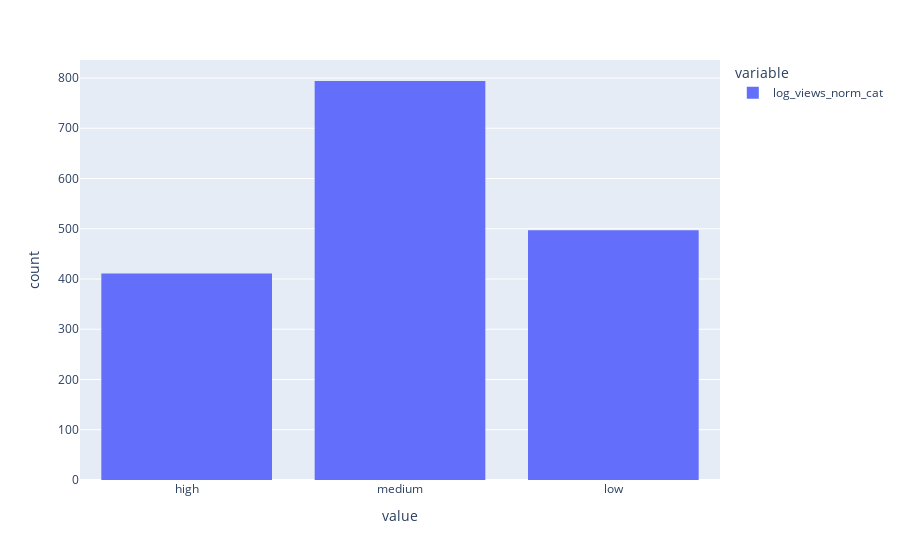
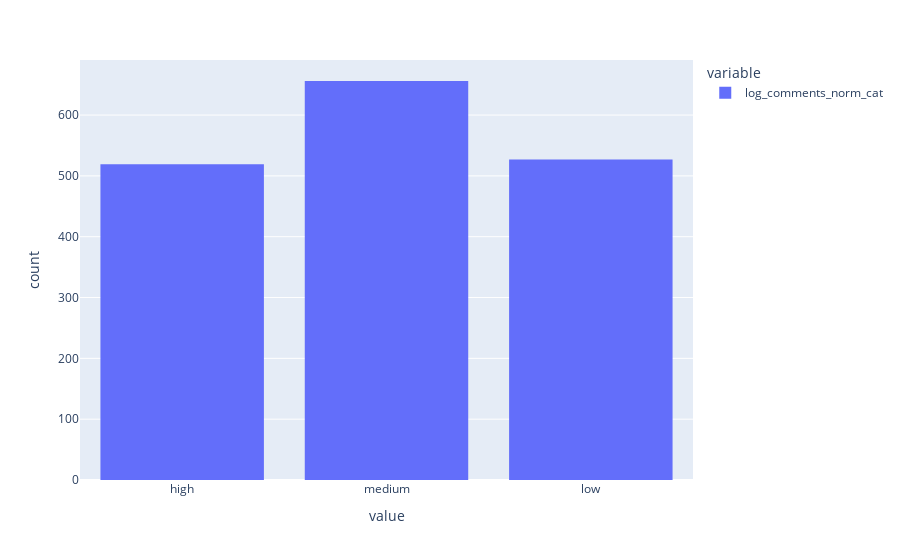
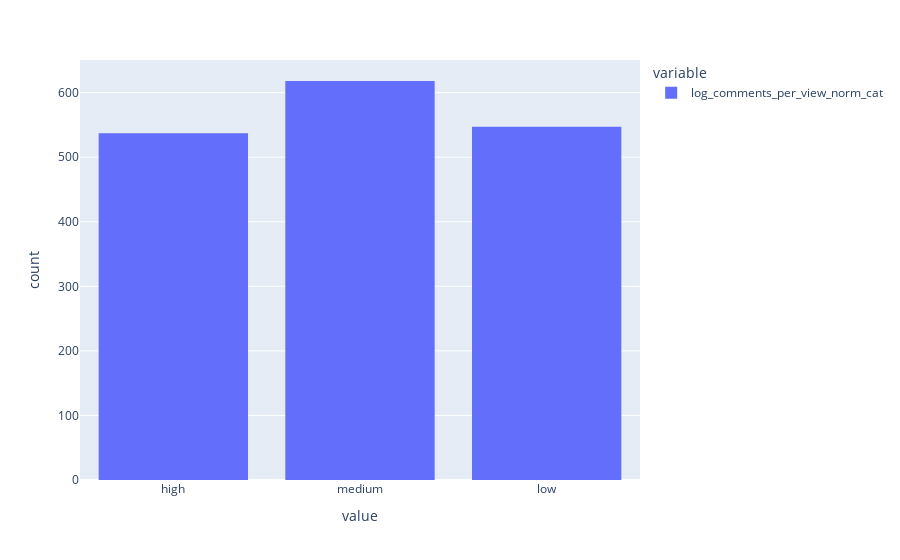

Write notebook code for charts like these, in order.
### Code cell
from functools import partial

def map_to_label(value, ranges, labels):
    if len(ranges) != len(labels):
        raise ValueError("Number of labels must be equal to the number of ranges")

    for range, label in zip(ranges, labels):
        if value >= range[0] and value <= range[1]:
            return label

    raise ValueError(f"value {value} not located between ranges: {ranges}")

views_mapping_5 = partial(map_to_label,
                          ranges=[[-np.inf, -1.5], [-1.5, -0.5], [-0.5, 0.5], [0.5, 1.5], [1.5, np.inf]],
                          labels=["very_low", "low", "medium", "high", "very_high"])

views_mapping_3 = partial(map_to_label,
                          ranges=[[-np.inf, -0.5], [-0.5, 0.5], [0.5, np.inf]],
                          labels=["low", "medium", "high"])

comments_mapping_3 = partial(map_to_label,
                          ranges=[[-np.inf, -0.5], [-0.5, 0.5], [0.5, np.inf]],
                          labels=["low", "medium", "high"])



df['log_views_norm_cat'] = df['log_views_norm'].apply(views_mapping_3)
df['log_comments_norm_cat'] = df['log_comments_norm'].apply(views_mapping_3)
df['log_comments_per_view_norm_cat'] = df['log_comments_per_view_norm'].apply(comments_mapping_3)

px.histogram(df['log_views_norm_cat']).show()
px.histogram(df['log_comments_norm_cat']).show()
px.histogram(df['log_comments_per_view_norm_cat']).show()

### Figure 1 — Plotly figure (JSON) as saved in the notebook; plotly's stock layout.template omitted (floating-point values rounded to 4 significant figures; data arrays with more than 128 entries replaced by an {"elided": "..."} marker saying what was removed)
{"data": [{"alignmentgroup": "True", "bingroup": "x", "hovertemplate": "variable=log_views_norm_cat<br>value=%{x}<br>count=%{y}<extra></extra>", "legendgroup": "log_views_norm_cat", "marker": {"color": "#636efa", "pattern": {"shape": ""}}, "name": "log_views_norm_cat", "offsetgroup": "log_views_norm_cat", "orientation": "v", "showlegend": true, "x": {"elided": "1702 str values"}, "xaxis": "x", "yaxis": "y", "type": "histogram"}], "layout": {"xaxis": {"anchor": "y", "domain": [0.0, 1.0], "title": {"text": "value"}}, "yaxis": {"anchor": "x", "domain": [0.0, 1.0], "title": {"text": "count"}}, "legend": {"title": {"text": "variable"}, "tracegroupgap": 0}, "margin": {"t": 60}, "barmode": "relative"}}

### Figure 2 — Plotly figure (JSON) as saved in the notebook; plotly's stock layout.template omitted (floating-point values rounded to 4 significant figures; data arrays with more than 128 entries replaced by an {"elided": "..."} marker saying what was removed)
{"data": [{"alignmentgroup": "True", "bingroup": "x", "hovertemplate": "variable=log_comments_norm_cat<br>value=%{x}<br>count=%{y}<extra></extra>", "legendgroup": "log_comments_norm_cat", "marker": {"color": "#636efa", "pattern": {"shape": ""}}, "name": "log_comments_norm_cat", "offsetgroup": "log_comments_norm_cat", "orientation": "v", "showlegend": true, "x": {"elided": "1702 str values"}, "xaxis": "x", "yaxis": "y", "type": "histogram"}], "layout": {"xaxis": {"anchor": "y", "domain": [0.0, 1.0], "title": {"text": "value"}}, "yaxis": {"anchor": "x", "domain": [0.0, 1.0], "title": {"text": "count"}}, "legend": {"title": {"text": "variable"}, "tracegroupgap": 0}, "margin": {"t": 60}, "barmode": "relative"}}

### Figure 3 — Plotly figure (JSON) as saved in the notebook; plotly's stock layout.template omitted (floating-point values rounded to 4 significant figures; data arrays with more than 128 entries replaced by an {"elided": "..."} marker saying what was removed)
{"data": [{"alignmentgroup": "True", "bingroup": "x", "hovertemplate": "variable=log_comments_per_view_norm_cat<br>value=%{x}<br>count=%{y}<extra></extra>", "legendgroup": "log_comments_per_view_norm_cat", "marker": {"color": "#636efa", "pattern": {"shape": ""}}, "name": "log_comments_per_view_norm_cat", "offsetgroup": "log_comments_per_view_norm_cat", "orientation": "v", "showlegend": true, "x": {"elided": "1702 str values"}, "xaxis": "x", "yaxis": "y", "type": "histogram"}], "layout": {"xaxis": {"anchor": "y", "domain": [0.0, 1.0], "title": {"text": "value"}}, "yaxis": {"anchor": "x", "domain": [0.0, 1.0], "title": {"text": "count"}}, "legend": {"title": {"text": "variable"}, "tracegroupgap": 0}, "margin": {"t": 60}, "barmode": "relative"}}
